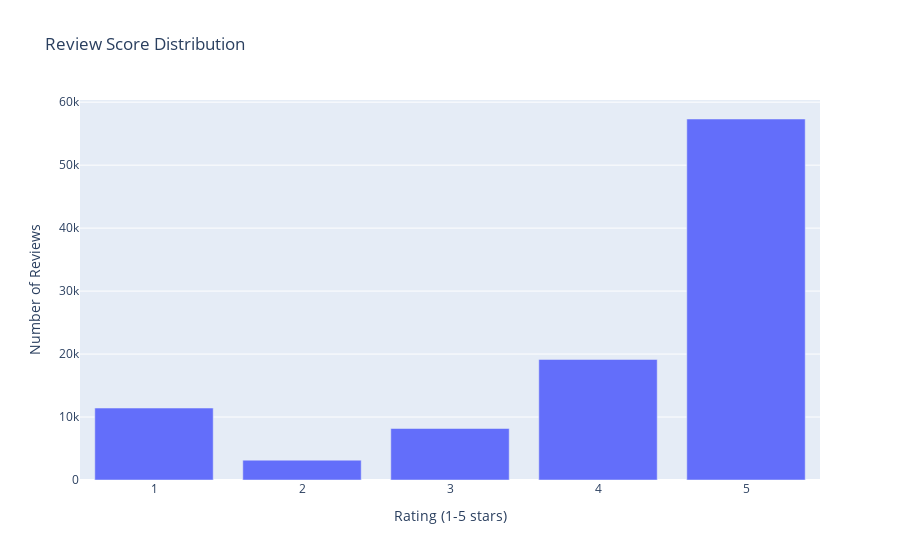

Notebook source saved alongside this figure:
### Markdown cell above
## 7. Reviews & Ratings - Recommendation System Data

### Code cell
if 'order_reviews' in datasets:
    reviews = datasets['order_reviews']
    
    print("⭐ Review Score Distribution:")
    rating_dist = reviews['review_score'].value_counts().sort_index()
    print(rating_dist)
    
    # Visualize ratings
    fig = px.bar(
        x=rating_dist.index,
        y=rating_dist.values,
        title="Review Score Distribution",
        labels={'x': 'Rating (1-5 stars)', 'y': 'Number of Reviews'}
    )
    fig.show()
    
    print(f"\n📊 Review Statistics:")
    print(f"  Total Reviews: {len(reviews):,}")
    print(f"  Average Rating: {reviews['review_score'].mean():.2f}")
    print(f"  Rating Standard Deviation: {reviews['review_score'].std():.2f}")

### Figure 1 — Plotly figure (JSON) as saved in the notebook; plotly's stock layout.template omitted (floating-point values rounded to 4 significant figures)
{"data": [{"hovertemplate": "Rating (1-5 stars)=%{x}<br>Number of Reviews=%{y}<extra></extra>", "legendgroup": "", "marker": {"color": "#636efa", "pattern": {"shape": ""}}, "name": "", "orientation": "v", "showlegend": false, "textposition": "auto", "type": "bar", "x": [1, 2, 3, 4, 5], "xaxis": "x", "y": [11424, 3151, 8179, 19142, 57328], "yaxis": "y"}], "layout": {"barmode": "relative", "legend": {"tracegroupgap": 0}, "title": {"text": "Review Score Distribution"}, "xaxis": {"anchor": "y", "domain": [0, 1], "title": {"text": "Rating (1-5 stars)"}}, "yaxis": {"anchor": "x", "domain": [0, 1], "title": {"text": "Number of Reviews"}}}}
